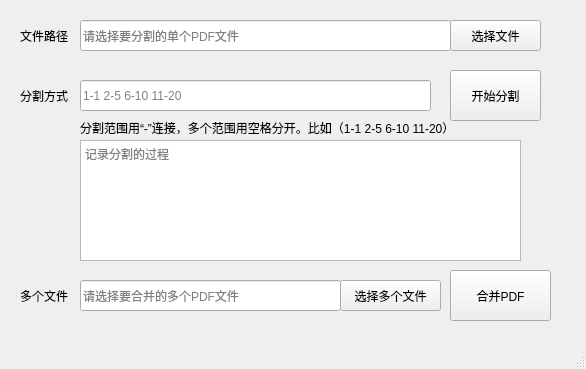
<?xml version="1.0" encoding="UTF-8"?>
<ui version="4.0">
 <class>MainWindow</class>
 <widget class="QMainWindow" name="MainWindow">
  <property name="geometry">
   <rect>
    <x>0</x>
    <y>0</y>
    <width>586</width>
    <height>369</height>
   </rect>
  </property>
  <property name="windowTitle">
   <string>PDF合并&amp;拆分</string>
  </property>
  <property name="windowIcon">
   <iconset>
    <normaloff>r5.ico</normaloff>r5.ico</iconset>
  </property>
  <widget class="QWidget" name="centralwidget">
   <widget class="QLineEdit" name="filepath">
    <property name="geometry">
     <rect>
      <x>80</x>
      <y>20</y>
      <width>371</width>
      <height>31</height>
     </rect>
    </property>
    <property name="placeholderText">
     <string>请选择要分割的单个PDF文件</string>
    </property>
   </widget>
   <widget class="QLabel" name="label_3">
    <property name="geometry">
     <rect>
      <x>80</x>
      <y>120</y>
      <width>421</width>
      <height>16</height>
     </rect>
    </property>
    <property name="text">
     <string>分割范围用“-”连接，多个范围用空格分开。比如（1-1 2-5 6-10 11-20）</string>
    </property>
   </widget>
   <widget class="QLabel" name="label_2">
    <property name="geometry">
     <rect>
      <x>20</x>
      <y>90</y>
      <width>54</width>
      <height>12</height>
     </rect>
    </property>
    <property name="text">
     <string>分割方式</string>
    </property>
   </widget>
   <widget class="QPushButton" name="btn_split">
    <property name="geometry">
     <rect>
      <x>450</x>
      <y>70</y>
      <width>91</width>
      <height>51</height>
     </rect>
    </property>
    <property name="text">
     <string>开始分割</string>
    </property>
    <property name="icon">
     <iconset>
      <normaloff>../j12.ico</normaloff>../j12.ico</iconset>
    </property>
   </widget>
   <widget class="QLineEdit" name="text_split_std">
    <property name="geometry">
     <rect>
      <x>80</x>
      <y>80</y>
      <width>351</width>
      <height>31</height>
     </rect>
    </property>
    <property name="text">
     <string/>
    </property>
    <property name="placeholderText">
     <string>1-1 2-5 6-10 11-20</string>
    </property>
   </widget>
   <widget class="QTextBrowser" name="textBrowser_log">
    <property name="geometry">
     <rect>
      <x>80</x>
      <y>140</y>
      <width>441</width>
      <height>121</height>
     </rect>
    </property>
    <property name="placeholderText">
     <string>记录分割的过程</string>
    </property>
   </widget>
   <widget class="QLabel" name="label">
    <property name="geometry">
     <rect>
      <x>20</x>
      <y>20</y>
      <width>61</width>
      <height>31</height>
     </rect>
    </property>
    <property name="layoutDirection">
     <enum>Qt::RightToLeft</enum>
    </property>
    <property name="text">
     <string>文件路径</string>
    </property>
    <property name="textFormat">
     <enum>Qt::AutoText</enum>
    </property>
   </widget>
   <widget class="QPushButton" name="btn_file">
    <property name="geometry">
     <rect>
      <x>450</x>
      <y>20</y>
      <width>91</width>
      <height>31</height>
     </rect>
    </property>
    <property name="text">
     <string>选择文件</string>
    </property>
    <property name="icon">
     <iconset>
      <normaloff>../u17.ico</normaloff>../u17.ico</iconset>
    </property>
   </widget>
   <widget class="QLabel" name="label_4">
    <property name="geometry">
     <rect>
      <x>20</x>
      <y>290</y>
      <width>54</width>
      <height>12</height>
     </rect>
    </property>
    <property name="text">
     <string>多个文件</string>
    </property>
   </widget>
   <widget class="QLineEdit" name="filepath_merge">
    <property name="geometry">
     <rect>
      <x>80</x>
      <y>280</y>
      <width>261</width>
      <height>31</height>
     </rect>
    </property>
    <property name="placeholderText">
     <string>请选择要合并的多个PDF文件</string>
    </property>
   </widget>
   <widget class="QPushButton" name="btn_file_merge">
    <property name="geometry">
     <rect>
      <x>340</x>
      <y>280</y>
      <width>101</width>
      <height>31</height>
     </rect>
    </property>
    <property name="text">
     <string>选择多个文件</string>
    </property>
    <property name="icon">
     <iconset>
      <normaloff>../u17.ico</normaloff>../u17.ico</iconset>
    </property>
   </widget>
   <widget class="QPushButton" name="btn_merge">
    <property name="geometry">
     <rect>
      <x>450</x>
      <y>270</y>
      <width>101</width>
      <height>51</height>
     </rect>
    </property>
    <property name="text">
     <string>合并PDF</string>
    </property>
    <property name="icon">
     <iconset>
      <normaloff>../j13.ico</normaloff>../j13.ico</iconset>
    </property>
   </widget>
  </widget>
  <widget class="QMenuBar" name="menubar">
   <property name="geometry">
    <rect>
     <x>0</x>
     <y>0</y>
     <width>586</width>
     <height>23</height>
    </rect>
   </property>
  </widget>
  <widget class="QStatusBar" name="statusbar"/>
 </widget>
 <resources/>
 <connections/>
</ui>
